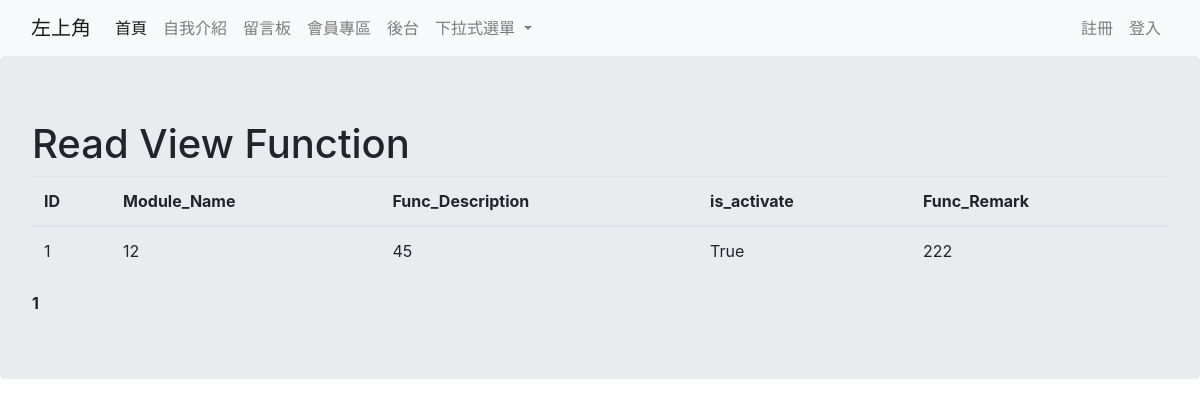
The page /main/viewfunction/r on the database as committed earlier.
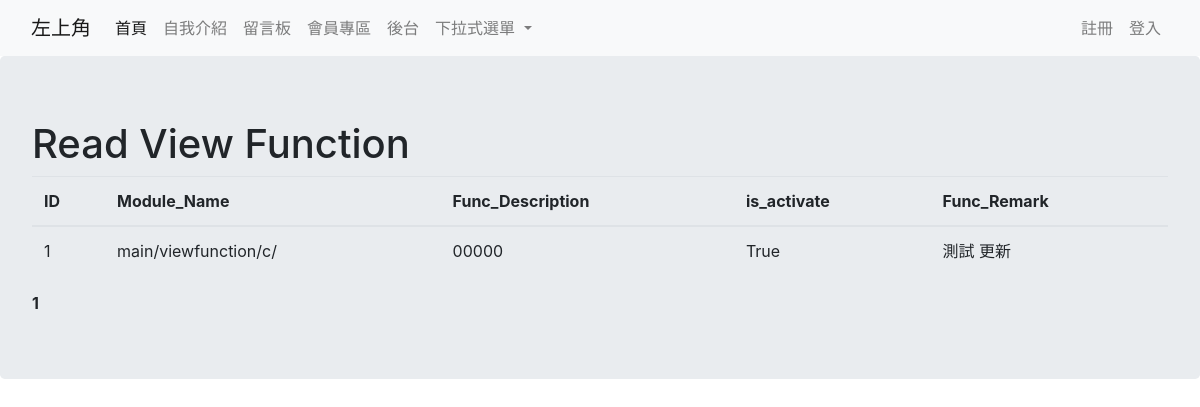
The same page on the database as committed later.
### newproject/models.py (models this page shows, shortened)
class Func(db.Model):
    __tablename__ = 'funcs'
    id = db.Column(db.Integer, primary_key=True)
    func_module_name = db.Column(db.String(50))
    func_description = db.Column(db.String(100))
    func_is_activate = db.Column(db.Boolean, default=True)
    func_remark = db.Column(db.String(100))

### newproject/main/view.py (the view)
@main.route('/viewfunction/r', methods=['GET'])
@main.route('/viewfunction/r/<int:page>/', methods=['GET'])
def view_function_r(page=1):
    columns = ['ID', 'Module_Name', 'Func_Description', 'is_activate' , 'Func_Remark']
    funcs = Func.query.filter_by().paginate(page=page,per_page=5)
    return render_template('main/readViewFunction.html', funcs=funcs, columns=columns)

### newproject/templates/main/readViewFunction.html (shortened to what this page needs)
{% extends "base.html" %}
{% import "bootstrap/wtf.html" as wtf %}
{% import "_macro.html" as macros %}
{% block main %}
<div class="jumbotron">
<div class="page-header">
    <h1>Read View Function</h1>
</div>
<div class="func-list">
    <table class="table">
        <thead>
            <tr>
                {% for column in columns %}
                <th>{{ column }}</th>
                {% endfor %}
            </tr>
        </thead>
        {% for func in funcs.items %}
        <tr>
            <td>{{ func.id }}</td>
            <td>{{ func.func_module_name }}</td>
            <td>{{ func.func_description }}</td>
            <td>{{ func.func_is_activate }}</td>
            <td>{{ func.func_remark }}</td>
        </tr>
        {% endfor %}
    </table>
</div>
<div class="paginate">
    {{ macros.macro_paginate(funcs, 'main.view_function_r') }}
</div>
{% endblock %}

### newproject/templates/base.html (shortened to what this page needs)
<!DOCTYPE html>
<html>
<head>
 <link rel="stylesheet" href="https://stackpath.bootstrapcdn.com/bootstrap/4.3.1/css/bootstrap.min.css">
</head>
<body>
    <nav class="navbar navbar-expand-sm bg-light navbar-light">
        <div class="container-fluid">
          <a class="navbar-brand" href="/">左上角</a>
          <div class="collapse navbar-collapse" id="navbarSupportedContent">
            <ul class="navbar-nav me-auto mb-2 mb-lg-0">
                <li class="nav-item">
                  <a class="nav-link active" aria-current="page" href="/">首頁</a>
                </li>
                <li class="nav-item">
                  <a class="nav-link" href="/myself">自我介紹</a>
                </li>
                <li class="nav-item">
                  <a class="nav-link" href="/message">留言板</a>
                </li>
                <li class="nav-item">
                  <a class="nav-link" href="/member">會員專區</a>
                </li>
                <li class="nav-item">
                  <a class="nav-link" href="/admin">後台</a>
                </li>
                <li class="nav-item dropdown">
                    <a class="nav-link dropdown-toggle" href="#" id="navbardrop" data-toggle="dropdown">
                        下拉式選單
                    </a>
            </li>
          </ul>
        </div>
          <ul class="nav navbar-nav navbar-right">
            {% if current_user.is_authenticated %}
            <li class="nav-item"><a class="nav-link" href="{{ url_for('test') }}">
              施工中</a></li>
          <li class="nav-item"><a class="nav-link" href="{{ url_for('logout') }}">
              登出</a></li>
            {% else %}
            <li class="nav-item"><a class="nav-link" href="{{ url_for('base_signup') }}">
                註冊</a></li>
            <li class="nav-item"><a class="nav-link" href="{{ url_for('login') }}">
                登入</a></li>
            {% endif %}
        </ul>
        </div>
      </nav>
    <main>
      {% block main %} {% endblock %}
    </main>
    </body>
    </html>

### newproject/templates/_macro.html (shortened to what this page needs)
{% macro macro_paginate(paginate_obj, endpoint) -%}
    <div class="post-paginate">
        {% for page in paginate_obj.iter_pages() %}
            {% if page %}
                {% if page != paginate_obj.page %}
                    <a href="{{ url_for(endpoint,  page=page, **kwargs) }}">{{ page }}</a>
                {% else %}
                    <strong>{{ page }}</strong>
                {% endif %}
            {% else %}
                <span class=ellipsis>…</span>
            {% endif %}
        {% endfor %}
{%- endmacro %}

Rows that differ between the two databases and show on the page:
changed Func "True": func_module_name "12" → "main/viewfunction/c/"; func_description "45" → "00000"; func_remark "222" → "測試 更新"
